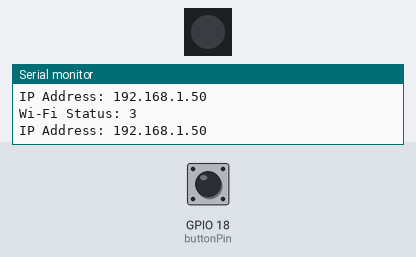
Simulated run of this sketch. Board: ESP32. Parts: 1 RGB LEDs in strip order, left to right, the last lines printed to the serial monitor. The test bench sets the inputs (shaded band); at power-on: GPIO 18 (buttonPin) HIGH. WiFi joins after 1.5 s; servers stay silent unless stated.

Above: at 4.2 s.
4.3 s: GPIO 18 (buttonPin) pulled LOW for 1.55 s
At 5.1 s:
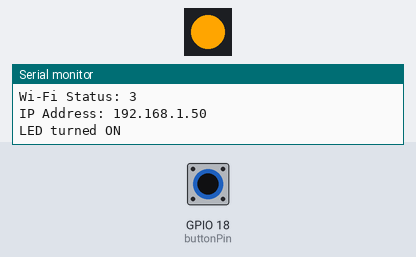
7.3 s: GPIO 18 (buttonPin) pulled LOW for 1.55 s
At 9.4 s:
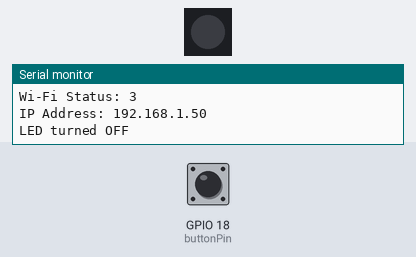
10.3 s: GPIO 18 (buttonPin) pulled LOW for 3.2 s
At 11.4 s:
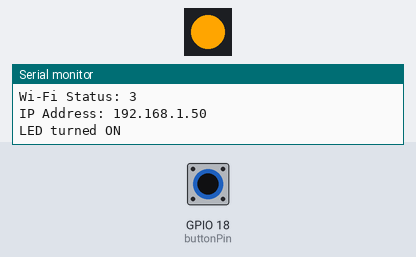
Timing chart, 0 to 13.3 s (numbered marks = the images above; inputs shaded):
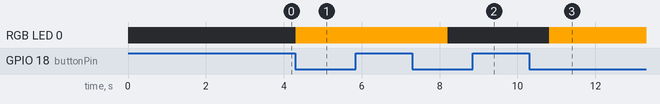

The sketch:

Parent_Bracelet_LumiFell_Code.ino
```cpp
#include <WiFi.h>
#include <WiFiUdp.h>
#include <Adafruit_NeoPixel.h>

// Wi-Fi Credentials
const char* ssid = "...";   //WIFI Name
const char* password = "...";    //WIFi  Password

// UDP Settings
WiFiUDP udp;
const int udpPort = 3333;
const char* kidIP = "192.168.1.119"; // IP address - Kid

// Pin Setup
const int buttonPin = 18;
const int ledPin = 27;
Adafruit_NeoPixel strip(1, ledPin, NEO_GRB + NEO_KHZ800);
bool lastButtonState = HIGH;
bool ledState = LOW;

void setup() {
  Serial.begin(115200);
  delay(1000);

  //Wi-Fi
  Serial.println("Connecting to Wi-Fi..;)");
  WiFi.begin(ssid, password);


  while (WiFi.status() != WL_CONNECTED) {
    delay(1000);
    Serial.print("Wi-Fi Status: ");
    Serial.println(WiFi.status());
  }

  // Connection successful
  Serial.println("Parent Bracelet connected to Wi-Fi!");
  Serial.print("IP Address: ");
  Serial.println(WiFi.localIP());

  udp.begin(udpPort);

  pinMode(buttonPin, INPUT_PULLUP);
  strip.begin();
  strip.show();
}

void loop() {

  if (WiFi.status() == WL_CONNECTED) {
    Serial.print("Wi-Fi Status: ");
    Serial.println(WiFi.status());
    Serial.print("IP Address: ");
    Serial.println(WiFi.localIP());
  } else {
    Serial.println("Wi-Fi not connected.");
  }

  // Monitor button presses
  bool buttonState = digitalRead(buttonPin);

  if (buttonState == LOW && lastButtonState == HIGH) {
    ledState = !ledState; // Toggle LED state
    updateLED(); // Update LED locally
    sendUDPMessage(ledState ? "ON" : "OFF");
  }

  lastButtonState = buttonState;


  int packetSize = udp.parsePacket();
  if (packetSize) {
    char incomingPacket[255];
    int len = udp.read(incomingPacket, 255);
    if (len > 0) incomingPacket[len] = '\0';
    Serial.printf("Received: %s\n", incomingPacket);


    if (strcmp(incomingPacket, "ON") == 0) {
      ledState = HIGH;
      updateLED();
    } else if (strcmp(incomingPacket, "OFF") == 0) {
      ledState = LOW;
      updateLED();
    }
  }

  delay(1300);
}


void updateLED() {
  if (ledState) {
    strip.setPixelColor(0, strip.Color(255, 165, 0)); // Orange
    strip.show();
    Serial.println("LED turned ON");
  } else {
    strip.setPixelColor(0, strip.Color(0, 0, 0));
    strip.show();
    Serial.println("LED turned OFF");
  }
}


void sendUDPMessage(const char* message) {
  udp.beginPacket(kidIP, udpPort);
  udp.print(message);
  udp.endPacket();
}
```

Measured:
- after the input at 4.3 s, RGB LED 0: off → RGB(255, 165, 0) at once
- after the input at 7.3 s, RGB LED 0: RGB(255, 165, 0) → off after 0.91 s
- after the input at 10.3 s, RGB LED 0: off → RGB(255, 165, 0) after 0.51 s
